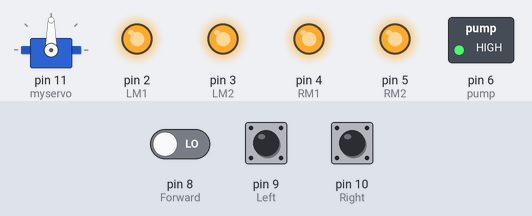
Bench run of a sketch on a simulated Arduino Uno, built with avr-gcc and run on an emulated ATmega328P. Shown: servo, switched loads named in the sketch (green lamp = pin HIGH), output pins drawn as LEDs (lit = HIGH). The test bench sets the inputs (shaded band); at power-on: pin 8 (Forward) LOW, pin 9 (Left) LOW, pin 10 (Right) LOW.

Above: at 3.8 s.
6.7 s: pin 8 (Forward) driven HIGH
At 7.31 s:
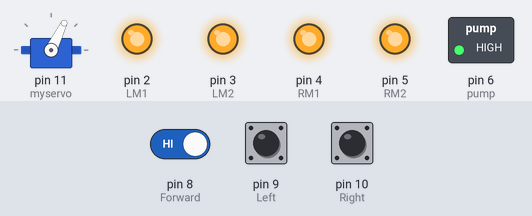
At 10.1 s:
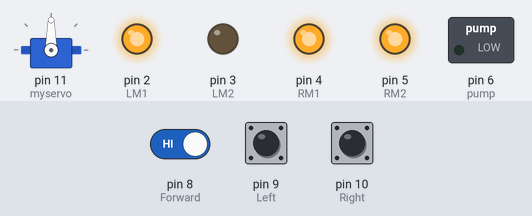
10.5 s: pin 9 (Left) pulled HIGH for 3 s
At 11.6 s:
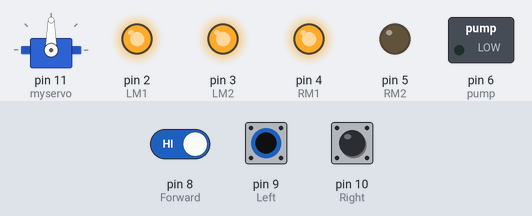
Timing chart, 0 to 15.1 s (numbered marks = the images above; inputs shaded):
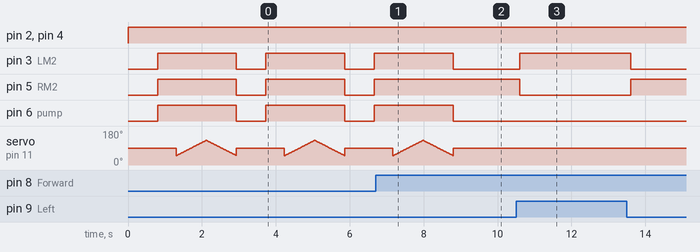

The sketch:

fire_fighting_robot.ino
```cpp
#include <Servo.h> // Include the Servo library

Servo myservo;

int pos = 0;
boolean fire = false;

#define Left 9 // Left flame sensor
#define Right 10 // Right flame sensor
#define Forward 8 // Front flame sensor
#define LM1 2 // Left motor pin 1
#define LM2 3 // Left motor pin 2
#define RM1 4 // Right motor pin 1
#define RM2 5 // Right motor pin 2
#define pump 6 // Pump control pin

void setup() {
  pinMode(Left, INPUT);
  pinMode(Right, INPUT);
  pinMode(Forward, INPUT);
  pinMode(LM1, OUTPUT);
  pinMode(LM2, OUTPUT);
  pinMode(RM1, OUTPUT);
  pinMode(RM2, OUTPUT);
  pinMode(pump, OUTPUT);

  myservo.attach(11); // Attach servo to pin 11
  myservo.write(90); // Initial servo position
}

void put_off_fire() {
  delay(500);
  digitalWrite(LM1, HIGH);
  digitalWrite(LM2, HIGH);
  digitalWrite(RM1, HIGH);
  digitalWrite(RM2, HIGH);

  digitalWrite(pump, HIGH);
  delay(500);
  for (pos = 50; pos <= 130; pos += 1) {
    myservo.write(pos);
    delay(10);
  }
  for (pos = 130; pos >= 50; pos -= 1) {
    myservo.write(pos);
    delay(10);
  }
  digitalWrite(pump, LOW);
  myservo.write(90);
  fire = false;
}

void loop() {
  myservo.write(90); // Sweep servo

  if (digitalRead(Left) == 1 && digitalRead(Right) == 1 && digitalRead(Forward) == 1) {
    digitalWrite(LM1, HIGH);
    digitalWrite(LM2, HIGH);
    digitalWrite(RM1, HIGH);
    digitalWrite(RM2, HIGH);
  } else if (digitalRead(Forward) == 0) {
    digitalWrite(LM1, HIGH);
    digitalWrite(LM2, LOW);
    digitalWrite(RM1, HIGH);
    digitalWrite(RM2, LOW);
    fire = true;
  } else if (digitalRead(Left) == 0) {
    digitalWrite(LM1, HIGH);
    digitalWrite(LM2, LOW);
    digitalWrite(RM1, HIGH);
    digitalWrite(RM2, HIGH);
  } else if (digitalRead(Right) == 0) {
    digitalWrite(LM1, HIGH);
    digitalWrite(LM2, HIGH);
    digitalWrite(RM1, HIGH);
    digitalWrite(RM2, LOW);
  }

  delay(300); // Adjust distance sensitivity

  while (fire == true) {
    put_off_fire();
  }
}
```

Measured:
- after the input at 6.7 s, pin 3 (LM2), pin 6 (pump): goes on until 8.8 s, then stays LOW; pin 5 (RM2): stays HIGH (without the input it goes to LOW after 2.1 s)
- after the input at 10.5 s, pin 3 (LM2): LOW → HIGH after 0.10 s, → LOW 3.0 s later; pin 5 (RM2): HIGH → LOW after 0.10 s, → HIGH 3.0 s later
- by itself, pin 3 (LM2), pin 5 (RM2), pin 6 (pump): alternates HIGH for 2.1 s and LOW for 0.80 s
